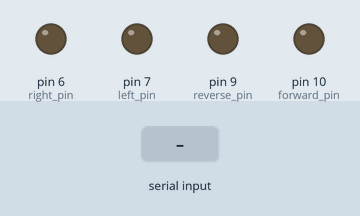
This sketch was run on a simulated Arduino Uno, built with avr-gcc and run on an emulated ATmega328P. Parts: output pins drawn as LEDs (lit = HIGH). The inputs (shaded band) are chosen by the test bench. What the sketch prints to the serial monitor is not drawn.

Above: at 1.2 s.
1.3 s: "90,45\n" received over Serial
At 2.3 s:
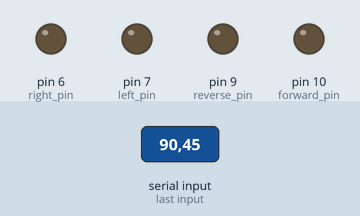
2.9 s: "30,150\n" received over Serial
At 3.5 s:
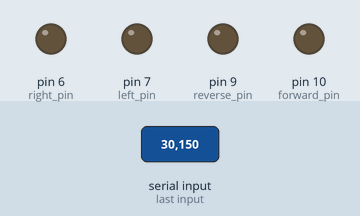
4.5 s: "2\n" received over Serial
At 5.3 s:
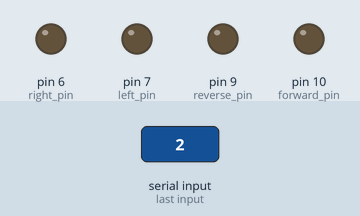
Timing chart, 0 to 7.5 s (numbered marks = the images above; inputs shaded):
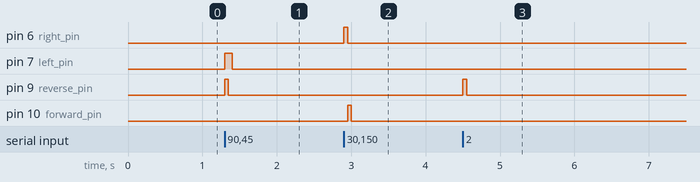

The sketch:

rc_driver_test_ard.ino
```cpp
int right_pin = 6;
int left_pin = 7;
int forward_pin = 10;
int reverse_pin = 9;

int time = 50;
int command = 0;

void setup(){
    pinMode(right_pin, OUTPUT);
    pinMode(left_pin, OUTPUT);
    pinMode(forward_pin, OUTPUT);
    pinMode(reverse_pin, OUTPUT);
    Serial.begin(115200); // rate = 115200
}
void loop() {
  // pi to arduino
  if (Serial.available() > 0){
    command = (Serial.read() - '0'); // char to integer
  }
  else{
    reset();
  }
   send_command(command,time);
}

void right(int time){
  digitalWrite(right_pin, HIGH);
  delay(time);
}

void left(int time){
  digitalWrite(left_pin, HIGH);
  delay(time);
}

void forward(int time){
  digitalWrite(forward_pin, HIGH);
  delay(time);
}

void reverse(int time){
  digitalWrite(reverse_pin, HIGH);
  delay(time);
}

void forward_right(int time){
  digitalWrite(forward_pin, HIGH);
  digitalWrite(right_pin, HIGH);
  delay(time);
}

void reverse_right(int time){
  digitalWrite(reverse_pin, HIGH);
  digitalWrite(right_pin, HIGH);
  delay(time);
}

void forward_left(int time){
  digitalWrite(forward_pin, HIGH);
  digitalWrite(left_pin, HIGH);
  delay(time);
}

void reverse_left(int time){
  digitalWrite(reverse_pin, HIGH);
  digitalWrite(left_pin, HIGH);
  delay(time);
}

void reset(){
    digitalWrite(right_pin, LOW);
    digitalWrite(left_pin, LOW);
    digitalWrite(forward_pin, LOW);
    digitalWrite(reverse_pin, LOW);
}

void send_command(int command, int time){
  switch (command){

     //reset command
     case 0: reset(); break;

     // single command
     case 1: forward(time); break;
     case 2: reverse(time); break;
     case 3: right(time); break;
     case 4: left(time); break;

     //combination command
     case 6: forward_right(time); break;
     case 7: forward_left(time); break;
     case 8: reverse_right(time); break;
     case 9: reverse_left(time); break;

     default: Serial.print("Invalid Command\n");
    }
}
```

Measured:
- after the input at 1.3 s, pin 7 (left_pin): LOW → HIGH at once, → LOW 0.10 s later; pin 9 (reverse_pin): LOW → HIGH at once, → LOW 0.05 s later
- after the input at 2.9 s, pin 6 (right_pin): LOW → HIGH at once, → LOW 0.05 s later; pin 10 (forward_pin): LOW → HIGH after 0.05 s, → LOW 0.05 s later
- after the input at 4.5 s, pin 9 (reverse_pin): LOW → HIGH at once, → LOW 0.05 s later
